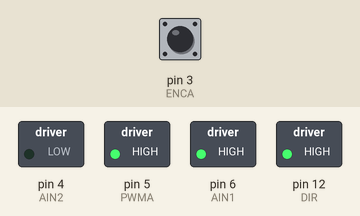
The sketch below on a simulated Arduino Uno, built with avr-gcc and run on an emulated ATmega328P. Shown: switched loads named in the sketch (green lamp = pin HIGH). The inputs (shaded band) are chosen by the test bench; at power-on: pin 3 (ENCA) HIGH. What the sketch prints to the serial monitor is not drawn.

Above: at 0.1 s.
Timing chart, 0 to 1.6 s (numbered marks = the images above):
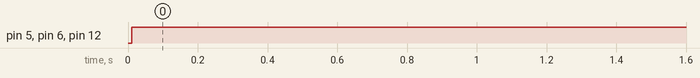

The sketch:

03_DC_Encoder_Motor_PID.ino
```cpp
// -------------------- Motor Driver Pins --------------------
const int PWMA = 5;   // PWM control for speed
const int AIN1 = 6;   // Direction pin 1
const int AIN2 = 4;   // Direction pin 2
const int DIR  = 12;  // Optional direction pin (for external use)

// -------------------- Encoder Pin --------------------
const int ENCA = 3;   // Encoder A connected to interrupt pin (D3)

// -------------------- Global Variables --------------------
volatile long encoderCount = 0;   // Updated in ISR
long targetCount = 5000;          // Target position (pulses)

// PID constants (tune these)
float Kp = 0.6;
float Ki = 0.0005;
float Kd = 0.2;

float error = 0, prevError = 0;
float integral = 0, derivative = 0;
unsigned long prevTime = 0;

// -------------------- Setup --------------------
void setup() {
  pinMode(PWMA, OUTPUT);
  pinMode(AIN1, OUTPUT);
  pinMode(AIN2, OUTPUT);
  pinMode(DIR, OUTPUT);

  pinMode(ENCA, INPUT_PULLUP);   // Encoder input with internal pullup
  attachInterrupt(digitalPinToInterrupt(ENCA), readEncoder, RISING);

  Serial.begin(9600);
  Serial.println("Single-Channel Encoder PID Position Control Starting...");
}

// -------------------- Main Loop --------------------
void loop() {
  unsigned long currentTime = millis();
  float dt = (currentTime - prevTime) / 1000.0;

  if (dt >= 0.01) {  // Run control loop every ~10ms
    // Compute error
    error = targetCount - encoderCount;
    integral += error * dt;
    derivative = (error - prevError) / dt;

    // PID output
    float output = Kp * error + Ki * integral + Kd * derivative;
    output = constrain(output, -255, 255);  // Limit PWM range

    // Apply motor direction and speed
    if (output > 0) {
      // Clockwise
      digitalWrite(AIN1, HIGH);
      digitalWrite(AIN2, LOW);
      digitalWrite(DIR, HIGH);
      analogWrite(PWMA, (int)output);
    } else {
      // Counterclockwise
      digitalWrite(AIN1, LOW);
      digitalWrite(AIN2, HIGH);
      digitalWrite(DIR, LOW);
      analogWrite(PWMA, (int)(-output));
    }

    // Debug output
    Serial.print("Target: ");
    Serial.print(targetCount);
    Serial.print(" | Count: ");
    Serial.print(encoderCount);
    Serial.print(" | Error: ");
    Serial.print(error);
    Serial.print(" | PWM: ");
    Serial.println(output);

    // Stop when close enough
    if (abs(error) < 10) {
      analogWrite(PWMA, 0);
      Serial.println("Target reached!");
      delay(2000);  // Wait 2s before reversing direction
      targetCount = (targetCount == 5000) ? 0 : 5000;  // Alternate target
    }

    prevError = error;
    prevTime = currentTime;
  }
}

// -------------------- Interrupt Service Routine --------------------
void readEncoder() {
  encoderCount++;   // Increment on each rising edge
}
```

Measured:
- by itself, pin 5 (PWMA), pin 6 (AIN1), pin 12 (DIR): LOW → HIGH at 0.01 s
